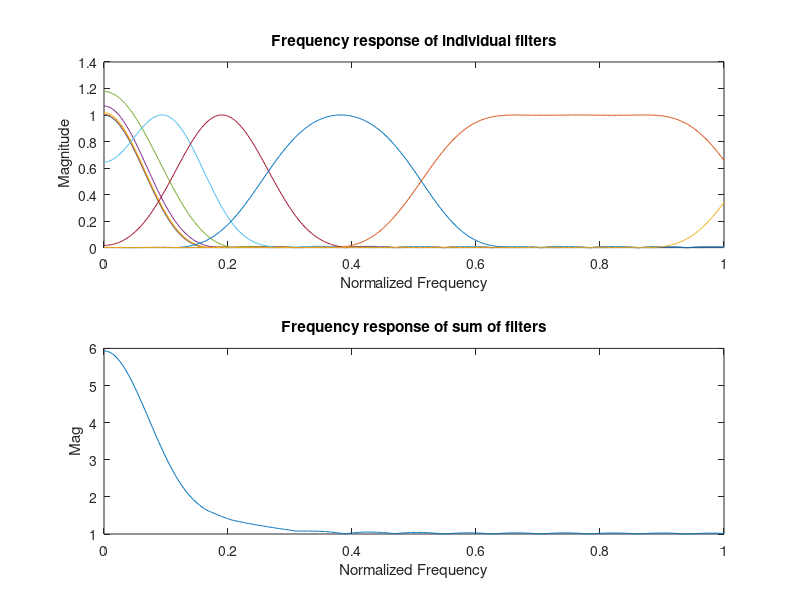

Recreate this plot in MATLAB.
center_freqs = [31.5, 63, 125, 250, 500, 1000, 2000, 4000, 8000, 16000];
fs = 44100;
Q = 1.414;

lower_cutoffs = zeros(size(center_freqs));
upper_cutoffs = zeros(size(center_freqs));
f = linspace(0, fs/2, 1024/2+1); 
filters = zeros(length(center_freqs), length(f));

for i = 1: length(center_freqs)

    lower_cutoffs(i) = center_freqs(i) * (-1/(2*Q) + sqrt(1 + 1/(4*Q^2)));
    upper_cutoffs(i) = center_freqs(i) * (1/(2*Q) + sqrt(1 + 1/(4*Q^2)));

    if(i==1)
        lowpass_cutoff_norm = upper_cutoffs(1) / (fs / 2);
        b =fir1(50, lowpass_cutoff_norm, 'low');
        [H, ~] = freqz(b, 1, 1024, fs);
        filters(1, :) = abs(H(1: length(f)));
    else if(i==length(center_freqs))
            highpass_cutoff_norm = lower_cutoffs(i) / (fs / 2);
            b = fir1(50, highpass_cutoff_norm, 'high');
            [H, ~] = freqz(b, 1, 1024, fs);
            filters(end, : )=abs(H(1:length(f)));
    else
        lower_cutoffs_norm = lower_cutoffs(i) / (fs / 2);
        upper_cutoffs_norm = upper_cutoffs(i) / (fs / 2);
        b = fir1(50, [lower_cutoffs_norm, upper_cutoffs_norm], 'bandpass');
        [H, ~] = freqz(b, 1, 1024, fs);
        filters(i, :) = abs(H(1:length(f)));
    end
    end

end

subplot(2, 1, 1);

plot(f/(fs/2), filters');

xlabel('Normalized Frequency');

ylabel (' Magnitude');

title ('Frequency response of individual filters');

combined_response = sum(filters, 1);

subplot(2, 1, 2);

plot(f/(fs/2), combined_response);

xlabel(' Normalized Frequency ');

ylabel('Mag');

title( 'Frequency response of sum of filters');